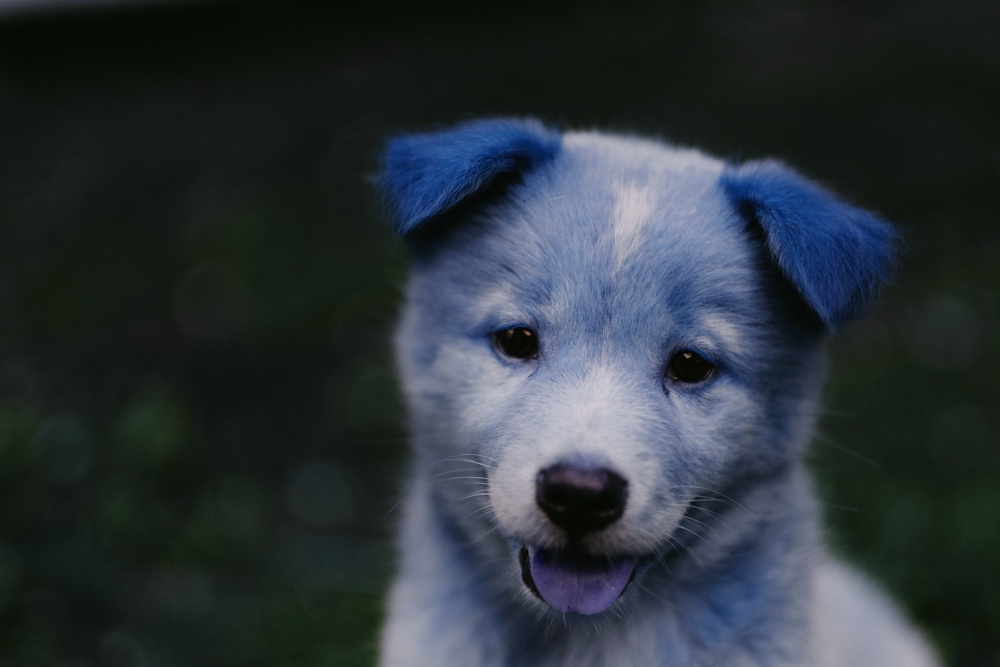
#> input picture workbook/3.Image_Basics_with_openCV/fixed.jpg, 1000 x 667 px, shrunk from 1950 x 1300 before the run, given in place of the camera
$ jupyter execute Optical_Flow.ipynb   (shell and % lines are left out)
#> lines starting #> are read from the running program, lines starting #| are printed output that depends on the picture; after the words box and inside, x2 and y2 are one past the last pixel; in counts of white or black regions, pixels touching at a corner belong together
[cell 1]
import cv2
import numpy as np
import matplotlib.pyplot as plt

[cell 2]
# Lucas-Kanade Method for Sparse Flow

[cell 3]
# we apply shi-tomashi corner detection to find points

[cell 4]
corner_track_params = dict(maxCorners= 10, qualityLevel=0.3,minDistance=7,blockSize=7)

[cell 5]
lk_params = dict(winSize=(200,200),maxLevel= 2, criteria = (cv2.TERM_CRITERIA_EPS | cv2.TERM_CRITERIA_COUNT,10,0.03))

[cell 6]
# WE Now grab a frame from our camera

[cell 7]
cap = cv2.VideoCapture(0)

ret, prev_frame = cap.read()
#> prev_frame is the input picture: shape (667, 1000, 3); mean B, G, R 57.4, 51.7, 43.7

prev_gray = cv2.cvtColor(prev_frame,cv2.COLOR_BGR2GRAY)
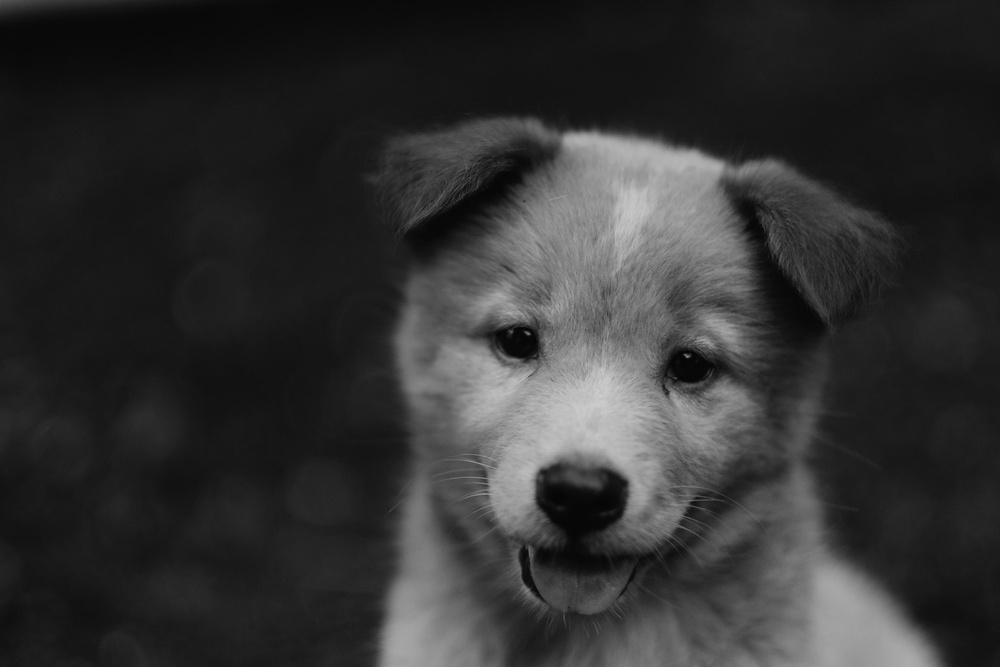
#> prev_gray: shape (667, 1000); min 3, max 206, mean 50

# PTS TO TRACK
prevPoints = cv2.goodFeaturesToTrack(prev_gray,mask=None,**corner_track_params)
#> prevPoints = [[687, 355], [527, 333], [487, 484], [686, 513], [667, 392], [510, 331], [485, 474], [536, 357], [688, 506], [489, 495]]
# Initialize a mask to draw on video
mask = np.zeros_like(prev_frame)

while True:
    ret, frame = cap.read()
    frame_gray = cv2.cvtColor(frame,cv2.COLOR_BGR2GRAY)
    # calculate the optical flow with LK
    nextPts, status, err =  cv2.calcOpticalFlowPyrLK(prev_gray,frame_gray,prevPoints,None,**lk_params)
#> nextPts has the same summary as prevPoints; status = [1, 1, 1, 1, 1, 1, 1, 1, 1, 1]; err = [0, 0, 0, 0, 0, 0, 0, 0, 0, 0]
    good_new = nextPts[status==1]
#> good_new has the same summary as prevPoints
    good_prev = prevPoints[status==1]
#> good_prev has the same summary as prevPoints

    for i, (new,prev) in enumerate(zip(good_new,good_prev)):
        x_new, y_new = new.ravel()
        x_prev, y_prev = prev.ravel()

        mask = cv2.line(mask,(x_new,y_new),(x_prev,y_prev),(0,255,0),3)

        frame = cv2.circle(frame,(x_new,y_new),8,(0,0,255),-1)
#> this loop made 10 passes
#> (x_new, y_new, x_prev, y_prev) on passes 1 to 10: (687, 355, 687, 355), (527, 333, 527, 333), (487, 484, 487, 484), (686, 513, 686, 513), (667, 392, 667, 392), (510, 331, 510, 331), (485, 474, 485, 474), (536, 357, 536, 357), (688, 506, 688, 506), (489, 495, 489, 495)
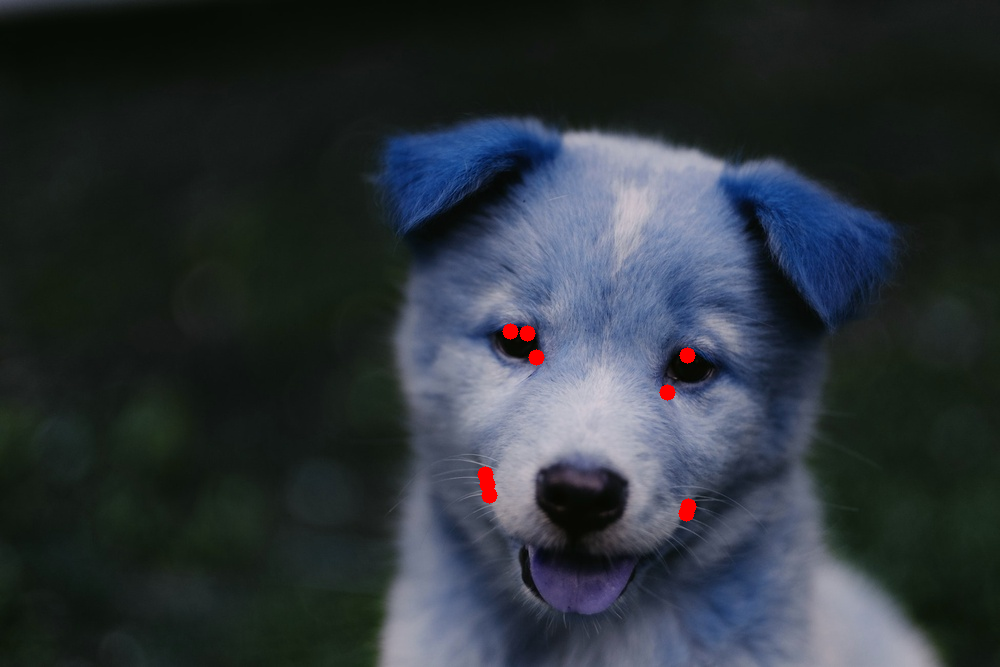
#> frame: shape (667, 1000, 3); mean B, G, R 57.2, 51.5, 44.2
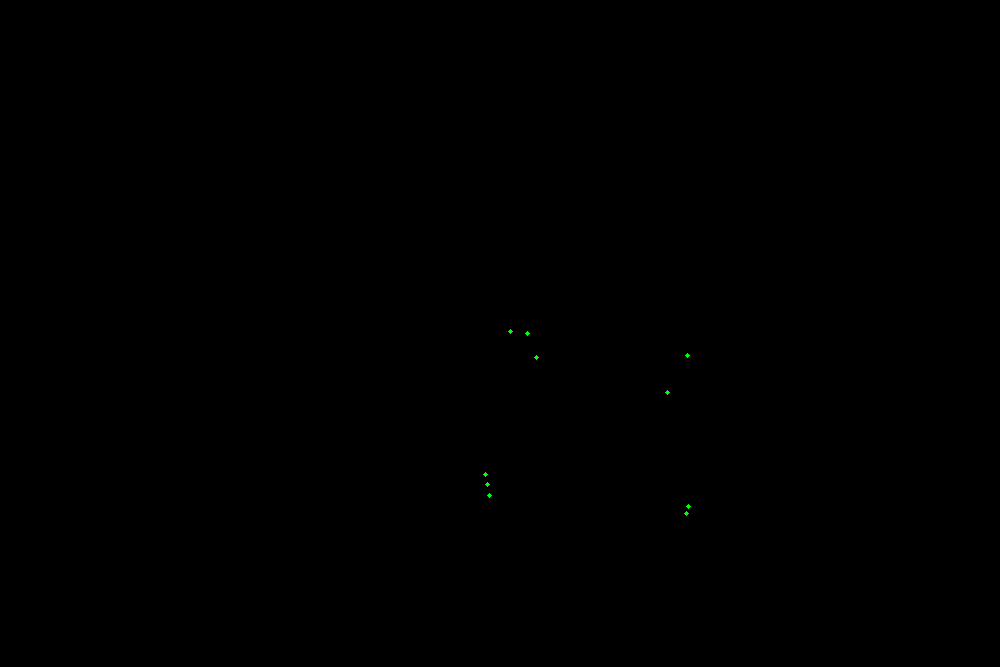
#> mask: shape (667, 1000, 3); mean of channels 0, 1, 2 0, 0, 0; drawn as B, G, R

    img = cv2.add(frame,mask)
    cv2.imshow('tracking',img)

    k = cv2.waitKey(30) & 0xFF
#> (key Esc is pressed here)
    if k == 27:
        break

    prev_gray = frame_gray
    prevPts = good_new.reshape(-1,1,2)
cap.release()
cv2.destroyAllWindows()

[cell 8]
#  Gunner Farnerback Method for Dense Flow

[cell 9]
import cv2
import numpy as np
import matplotlib.pyplot as plt

[cell 10]
cap = cv2.VideoCapture(0)

ret, frame1 = cap.read()

prevImg = cv2.cvtColor(frame1,cv2.COLOR_BGR2GRAY)

hsv_mask = np.zeros_like(frame1)
hsv_mask[:,:,1] = 255

while True:
    ret,frame2 = cap.read()
    nextImg = cv2.cvtColor(frame2,cv2.COLOR_BGR2GRAY)
    flow = cv2.calcOpticalFlowFarneback(prevImg,nextImg,None,0.5,3,15,3,5,1.2,0)
    mag, ang = cv2.cartToPolar(flow[:,:,0],flow[:,:,1],angleInDegrees=True)
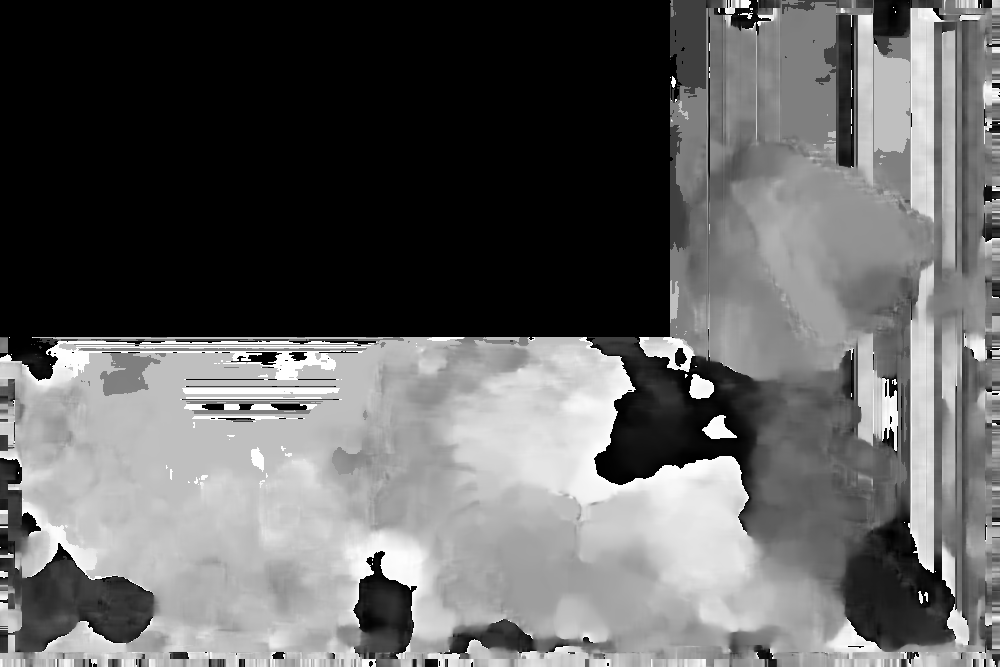
#> ang: shape (667, 1000) float32; min 0, max 360, mean 139.8; drawn with min black and max white
    hsv_mask[:,:,0] = ang/2
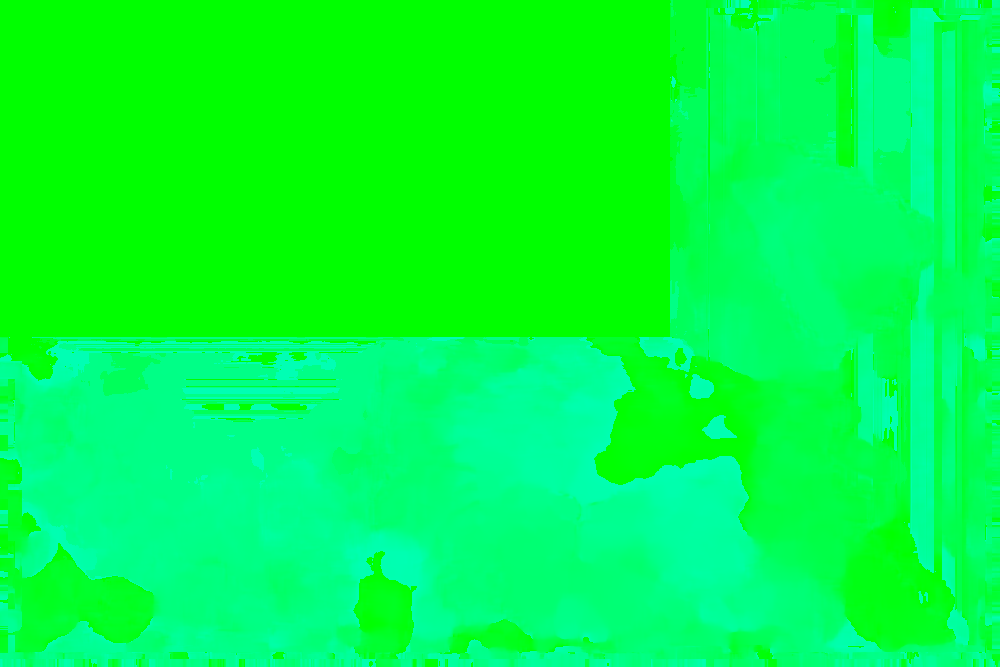
#> hsv_mask: shape (667, 1000, 3); mean of channels 0, 1, 2 69.6, 255, 0; drawn as B, G, R
    hsv_mask[:,:,2] = cv2.normalize(mag,None,0,255,cv2.NORM_MINMAX)
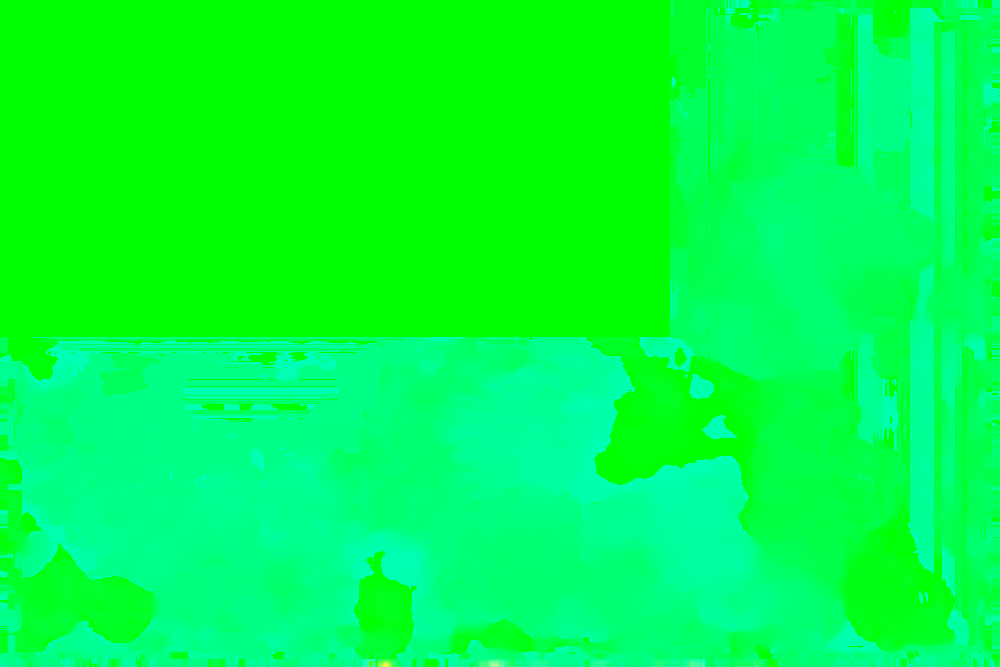
#> hsv_mask: shape (667, 1000, 3); 0.42% of pixels changed, all inside (x1, y1, x2, y2) = (0, 416, 957, 667); drawn as B, G, R
    bgr = cv2.cvtColor(hsv_mask,cv2.COLOR_HSV2BGR)
    cv2.imshow('tracking',bgr)
    k = cv2.waitKey(10) & 0xFF
#> (key Esc is pressed here)
    if k == 27:
        break
    prevIng = nextImg
cap.release()
cv2.destroyAllWindows()
